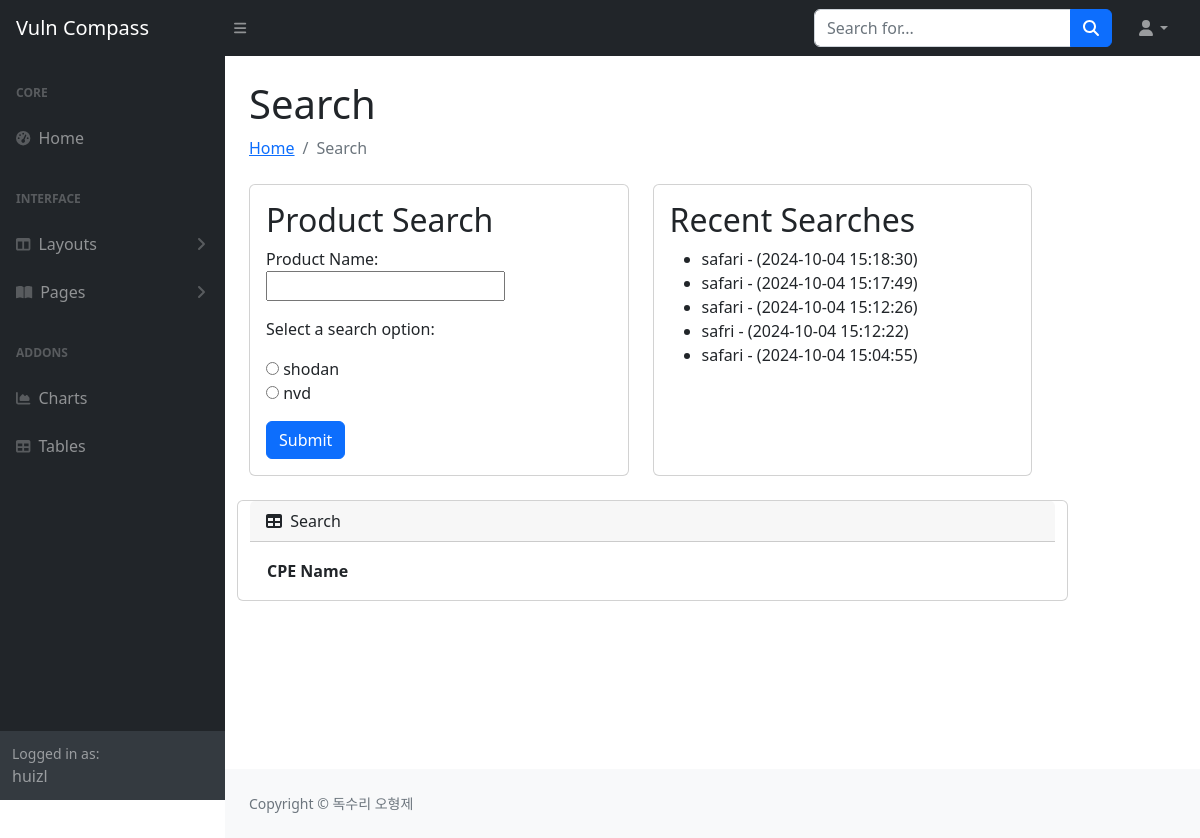
The page /search/ (signed in) on the database as committed earlier.
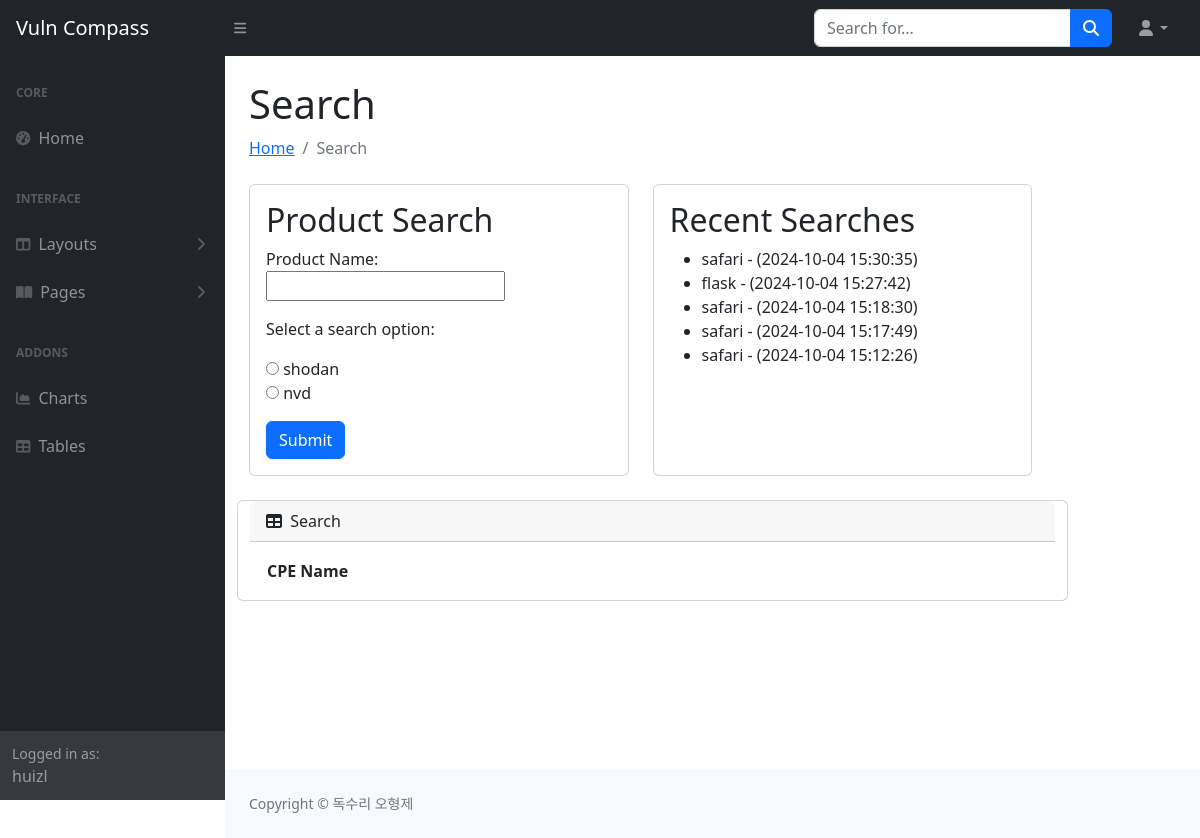
The same page on the database as committed later.
### api_search/models.py (models this page shows, shortened)
class SearchHistory(models.Model):
    user = models.ForeignKey(User, on_delete=models.CASCADE)
    product_name = models.CharField(max_length=255)  # 검색한 제품명
    search_date = models.DateTimeField(default=timezone.now)  # 검색한 시간

### api_search/views.py (the view)
# urls.py: path('search/', api_search.views.search_home, name='search_home'),
def search_home(request):
    name = None
    user_name = request.user
    api_response = None
    recent_searches = SearchHistory.objects.filter(user=user_name).order_by('-search_date')[:5]
    if request.method == 'POST':
        form = NameForm(request.POST)
        if form.is_valid():
            search_option = form.cleaned_data['search_option']
            name = form.cleaned_data['name']
            if search_option == 'shodan':
                api_response = search_cpe(name)
                if api_response is not None and 'cpes' in api_response:
                    api_response = api_response['cpes']
                else:
                    api_response = None
            elif search_option == 'nvd':
                api_response = search_cpe_nvd(name)
                response_cpe_len = api_response['totalResults']
                cpe_names = []
                if api_response is not None and response_cpe_len > 0:
                    for product in api_response.get('products', []):
                        cpe = product.get('cpe', {})
                        cpe_name = cpe.get('cpeName')
                        if cpe_name:
                            cpe_names.append(cpe_name)
                    api_response = cpe_names
                else:
                    api_response = None
            save_search_history(user_name, name)
            recent_searches = SearchHistory.objects.filter(user=user_name).order_by('-search_date')[:5]
    else:
        form = NameForm()
    return render(request, 'search_home.html',
                  {'form': form, 'name': name,
                   'api_response': api_response,
                   'recent_searches': recent_searches})

### api_search/forms.py
class NameForm(forms.Form):
    name = forms.CharField(label='Product Name', max_length=100)
    SEARCH_CHOICES = [
        ('shodan', 'shodan'),
        ('nvd', 'nvd')
    ]
    search_option = forms.ChoiceField(
        choices=SEARCH_CHOICES,
        widget=forms.RadioSelect,
        label="Select a search option",  # 라벨
    )

### api_search/templates/search_home.html (shortened to what the changed rows need)
<!DOCTYPE html>
<html lang="en">
{% load static %}
<head>
    <link href="https://cdn.jsdelivr.net/npm/simple-datatables@7.1.2/dist/style.min.css" rel="stylesheet" />
    <link href="{% static 'css/styles.css' %}" rel="stylesheet" />
</head>
<body class="sb-nav-fixed">
        <div id="layoutSidenav">
            <div id="layoutSidenav_content">
                <main>
                    <div class="container-fluid px-4">
                        <h1 class="mt-4">Search</h1>
                        <div class="row mb-4">
                            <div class="row mb-4">
                                <div class="row mb-4">
                                    <div class="row mb-4">
                                        <div class="row mb-4">
                                            <div class="row mb-4">
                                                <div class="row mb-4">
                                                    <div class="col-md-6">
                                                        <div class="card h-100">
                                                            <div class="card-body">
                                                                <form method="post">
                                                                    <h2>Product Search</h2>
                                                                </form>
                                                            </div>
                                                        </div>
                                                    </div>
                                                    <div class="col-md-6">
                                                        <div class="card h-100">
                                                            <div class="card-body">
                                                                <h2>Recent Searches</h2>
                                                                <ul>
                                                                    {% for search in recent_searches %}
                                                                        <li>{{ search.product_name }} - ({{ search.search_date|date:"Y-m-d H:i:s"}})</li>
                                                                    {% endfor %}
                                                                </ul>
                                                            </div>
                                                        </div>
                                                    </div>
                                                </div>
                                                <div class="card mb-4">
                                                    <div class="card-body">
                                                        <table id="datatablesSimple">
                                                            <thead>
                                                                <tr>
                                                                    <th>CPE Name</th>
                                                                </tr>
                                                            </thead>
                                                        </table>
                                                    </div>
                                                </div>
                                            </div>
                                        </main>
                                    </div>
                                </div>
                            </body>
                        </html>

Rows that differ between the two databases and show on the page:
removed SearchHistory: product_name "safri", search_date "2024-10-04 15:12:22"
removed SearchHistory: product_name "safari", search_date "2024-10-04 15:04:55"
added SearchHistory: product_name "safari", search_date "2024-10-04 15:30:35"
added SearchHistory: product_name "flask", search_date "2024-10-04 15:27:42"
